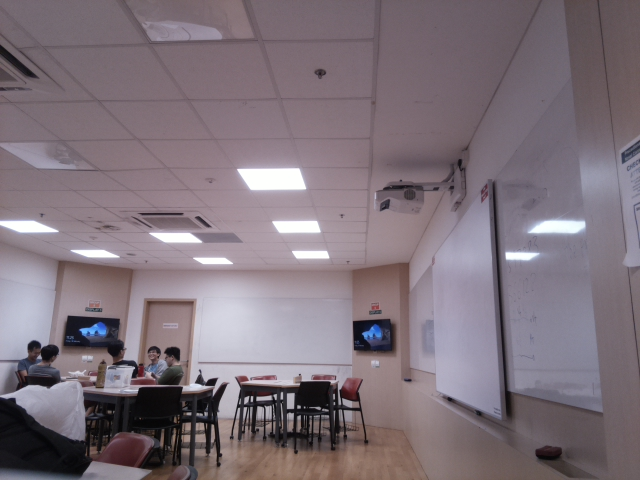
#> input picture RPI/images/to_predict.jpeg, 640 x 480 px
$ python -i generate_dataset.py   (imports and definitions only)
#> lines starting #> are read from the running program, lines starting #| are printed output that depends on the picture
import cv2
import os
import numpy as np
import random
from scipy.stats import norm
import uuid

# [24 lines left out: function stack_images, not called in this run]

def generate_yolo_label(class_index, h1, w1, h2, w2, h_offset, w_offset):
    return "{} {} {} {} {}".format(class_index, (w_offset + w2 / 2) / w1, (h_offset + h2 / 2) / h1, w2 / w1, h2 / h1)

# [4 lines left out: function generate_classes, not called in this run]

def get_class_index(classes, foreground_image_path):
    image_name = foreground_image_path.split(os.path.sep)[-1].split('.')[0]
    return classes.index(image_name)

def crop_image(image, x, y, w, h):
    new_image = image[y: y + h, x: x + h]
    return new_image

# [5 lines left out: function rotate_image, not called in this run]

def shear_image(image, shear_x = 0, shear_y = 0):
    rows, cols, dim = image.shape
    M = np.float32([[1, shear_x, 0],
             	[shear_y, 1  , 0],
            	[0, 0  , 1]])
    # apply a perspective transformation to the image
    return cv2.warpPerspective(image,M,(cols, rows))

def change_exposure(img, alpha, beta):
    return cv2.addWeighted(img, alpha, np.zeros(img.shape, img.dtype),0, beta)

def apply_brightness_contrast(image, alpha = 0, beta = 0):
    return cv2.convertScaleAbs(image, alpha=alpha, beta=beta)

def perspective_warp(img, offset, direction):
    h, w, c = img.shape

    pts1 = np.float32([[0, 0], [w, 0],
                       [0, h], [w, h]])

    if direction == 1:
        pts2 = np.float32([[0, 0], [w, 0 - offset],
                        [0, h], [w, h + offset]])
    elif direction == 2:
        pts2 = np.float32([[0, 0 - offset], [w, 0],
                        [0, h + offset], [w, h]])
    elif direction == 3:
        pts2 = np.float32([[0 - offset, 0], [w + offset, 0],
                        [0, h], [w, h]])
    else:
        pts2 = np.float32([[0, 0], [w, 0],
                        [0 - offset, h], [w + offset, h]])

    # Apply Perspective Transform Algorithm
    matrix = cv2.getPerspectiveTransform(pts1, pts2)
    result = cv2.warpPerspective(img, matrix, (w, h))

    return result

# [117 lines left out: functions gaussian_noise, _decayed_value_in_norm, _decayed_value_in_linear, generate_parallel_light_mask, add_parallel_light, not called in this run]

def generate_spot_light_mask(mask_size,
                             position=None,
                             max_brightness=255,
                             min_brightness=0,
                             mode="gaussian",
                             linear_decay_rate=None,
                             speedup=False):
    """
    Generate decayed light mask generated by spot light given position, direction. Multiple spotlights are accepted.
    Args:
        mask_size: tuple of integers (w, h) defining generated mask size
        position: list of tuple of integers (x, y) defining the center of spotlight light position,
                  which is the reference point during rotating
        max_brightness: integer that max brightness in the mask
        min_brightness: integer that min brightness in the mask
        mode: the way that brightness decay from max to min: linear or gaussian
        linear_decay_rate: only valid in linear_static mode. Suggested value is within [0.2, 2]
        speedup: use `shrinkage then expansion` strategy to speed up vale calculation
    Return:
        light_mask: ndarray in float type consisting value from max_brightness to min_brightness. If in 'linear' mode
                    minimum value could be smaller than given min_brightness.
    """
    if position is None:
        position = [(random.randint(0, mask_size[0]), random.randint(0, mask_size[1]))]
    if linear_decay_rate is None:
        if mode == "linear_static":
            linear_decay_rate = random.uniform(0.25, 1)
    assert mode in ["linear", "gaussian"], \
        "mode must be linear_dynamic, linear_static or gaussian"
    mask = np.zeros(shape=(mask_size[1], mask_size[0]), dtype=np.float32)
    if mode == "gaussian":
        mu = np.sqrt(mask.shape[0]**2+mask.shape[1]**2)
        dev = mu / 3.5
        mask = _decay_value_radically_norm_in_matrix(mask_size, position, max_brightness, min_brightness, dev)
    mask = np.asarray(mask, dtype=np.uint8)
    # add median blur
    mask = cv2.medianBlur(mask, 5)
    # mask = 255 - mask
    # cv2.imshow("mask", mask)
    # cv2.waitKey(0)
    return mask

def _decay_value_radically_norm_in_matrix(mask_size, centers, max_value, min_value, dev):
    """
    _decay_value_radically_norm function in matrix format
    """
    center_prob = norm.pdf(0, 0, dev)
    x_value_rate = np.zeros((mask_size[1], mask_size[0]))
    for center in centers:
        coord_x = np.arange(mask_size[0])
        coord_y = np.arange(mask_size[1])
        xv, yv = np.meshgrid(coord_x, coord_y)
        dist_x = xv - center[0]
        dist_y = yv - center[1]
        dist = np.sqrt(np.power(dist_x, 2) + np.power(dist_y, 2))
        x_value_rate += norm.pdf(dist, 0, dev) / center_prob
    mask = x_value_rate * (max_value - min_value) + min_value
    mask[mask > 255] = 255
    return mask

# [14 lines left out: function _decay_value_radically_norm, not called in this run]

def add_spot_light(image, light_position=None, max_brightness=255, min_brightness=0,
                   mode='gaussian', linear_decay_rate=None, transparency=None):
    """
    Add mask generated from spot light to given image
    """
    if transparency is None:
        transparency = random.uniform(0.5, 0.85)
    frame = image
    height, width, _ = frame.shape
    hsv = cv2.cvtColor(frame, cv2.COLOR_BGR2HSV)
    mask = generate_spot_light_mask(mask_size=(width, height),
                                    position=light_position,
                                    max_brightness=max_brightness,
                                    min_brightness=min_brightness,
                                    mode=mode,
                                    linear_decay_rate=linear_decay_rate)
    hsv[:, :, 2] = hsv[:, :, 2] * transparency + mask * (1 - transparency)
    frame = cv2.cvtColor(hsv, cv2.COLOR_HSV2BGR)
    frame[frame > 255] = 255
    frame = np.asarray(frame, dtype=np.uint8)
    return frame

def random_transformations(img, no_rotate = False):
    MAXIMUM_ROTATION = 40
    MAXIMUM_SHEAR_AMOUNT = 0.25
    MAXIMUM_BLUR_AMOUNT = 10
    MAXIMUM_OFFSET_AMOUNT = 60
    PROBABILITY_TO_TRANSFORM = 0.7

    # random gaussian noise
    if random.uniform(0, 1) < 0.3:
        img = gaussian_noise(img, 0, 0.000001)

    # random rotation of fg image
    if random.uniform(0, 1) < PROBABILITY_TO_TRANSFORM and not no_rotate:
        angle = random.randint(-1 * MAXIMUM_ROTATION, MAXIMUM_ROTATION)
        img = rotate_image(img, angle)

    # random shear of fg image
    if random.uniform(0, 1) < PROBABILITY_TO_TRANSFORM and not no_rotate:
        shear_x = random.uniform(0, MAXIMUM_SHEAR_AMOUNT)
        shear_y = random.uniform(0, MAXIMUM_SHEAR_AMOUNT)
        img = shear_image(img, shear_x, shear_y)

    # Change exposure of fg image
    if random.uniform(0, 1) < PROBABILITY_TO_TRANSFORM:
        img = apply_brightness_contrast(img, random.uniform(0.3, 1.4), random.uniform(0, 3))

    if random.uniform(0, 1) < PROBABILITY_TO_TRANSFORM and not no_rotate:
        offset = random.randint(-1 * MAXIMUM_OFFSET_AMOUNT, MAXIMUM_OFFSET_AMOUNT)
        direction = random.randint(1, 4)
        img = perspective_warp(img, offset, direction)

    if random.uniform(0, 1) < PROBABILITY_TO_TRANSFORM:
        h, w, c = img.shape
        if random.uniform(0, 1) < 0.5:
            img = add_spot_light(img, [(random.randint(0, w),random.randint(0, h))], random.randint(0, 255), random.randint(0, 255), transparency=random.uniform(0, 1))
        else:
            img = add_parallel_light(img, (random.randint(0, w), random.randint(0, h)), random.randint(0, 360), transparency=random.uniform(0, 1))
    # random blur of fg image
    if random.uniform(0, 1) < PROBABILITY_TO_TRANSFORM:
        blur_amount = random.randint(1, MAXIMUM_BLUR_AMOUNT)
        img = cv2.blur(img, (blur_amount, blur_amount))

    return img

# [82 lines not run here, left out]


>>> import cv2
>>> picture = cv2.imread('../../RPI/images/to_predict.jpeg')
#> picture is the input picture: shape (480, 640, 3); mean B, G, R 122.5, 114.3, 126.4
>>> result = random_transformations(picture)
#> in shear_image, `return cv2.warpPerspective(image,M,(cols, rows))`:
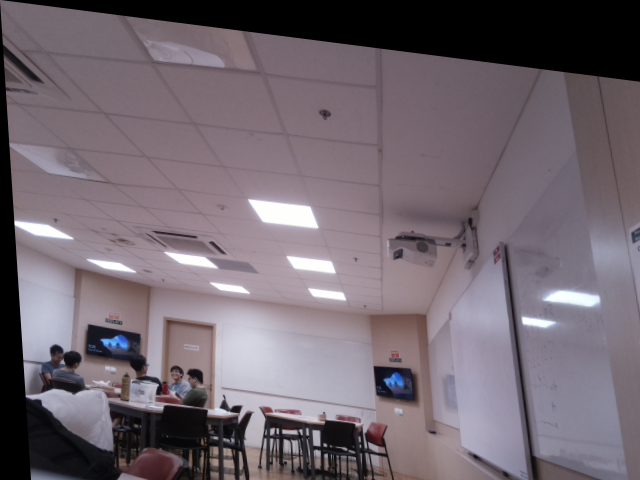
#> returned value: shape (480, 640, 3); mean of channels 0, 1, 2 111.8, 103.6, 114; drawn as B, G, R
#> in apply_brightness_contrast, `return cv2.convertScaleAbs(image, alpha=alpha, beta=beta)`:
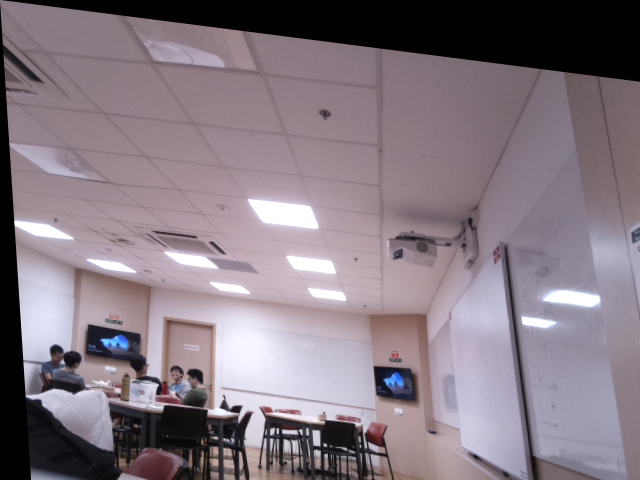
#> returned value: shape (480, 640, 3); mean of channels 0, 1, 2 130.3, 120.8, 133; drawn as B, G, R
#> in perspective_warp, `result = cv2.warpPerspective(img, matrix, (w, h))`:
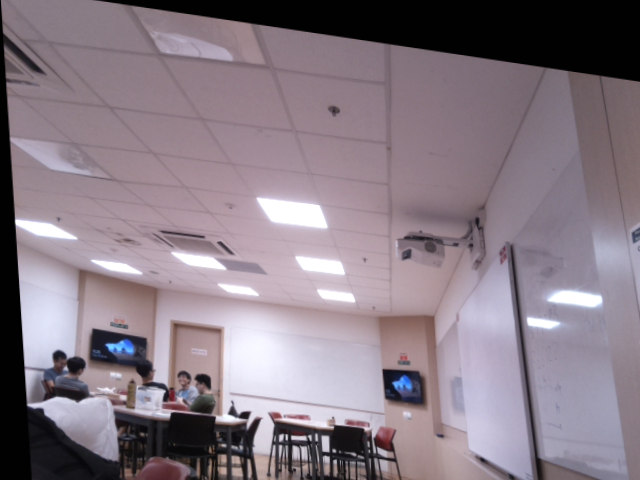
#> result: shape (480, 640, 3); mean of channels 0, 1, 2 132.8, 123.1, 135.5; drawn as B, G, R
#> in add_spot_light, `hsv = cv2.cvtColor(frame, cv2.COLOR_BGR2HSV)`: hsv: shape (480, 640, 3); mean H, S, V 131.1, 28.7, 139
#> in add_spot_light, `hsv[:, :, 2] = hsv[:, :, 2] * transparency + mask * (1 - transparency)`: hsv: shape (480, 640, 3); mean H, S, V 131.1, 28.7, 111.4
#> in add_spot_light, `frame = cv2.cvtColor(hsv, cv2.COLOR_HSV2BGR)`:
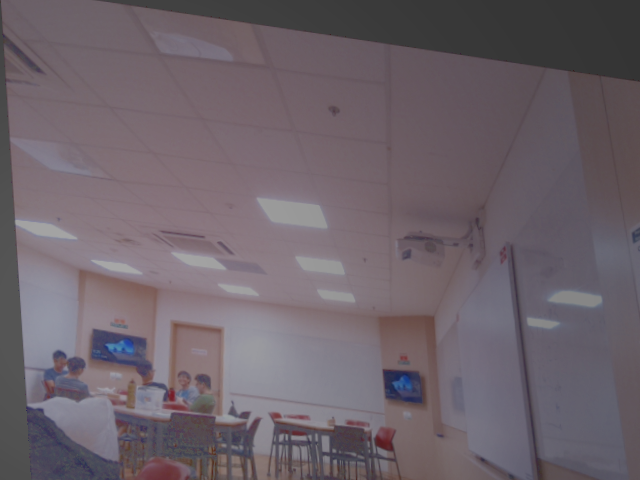
#> frame: shape (480, 640, 3); mean B, G, R 106.1, 98.4, 108.6
